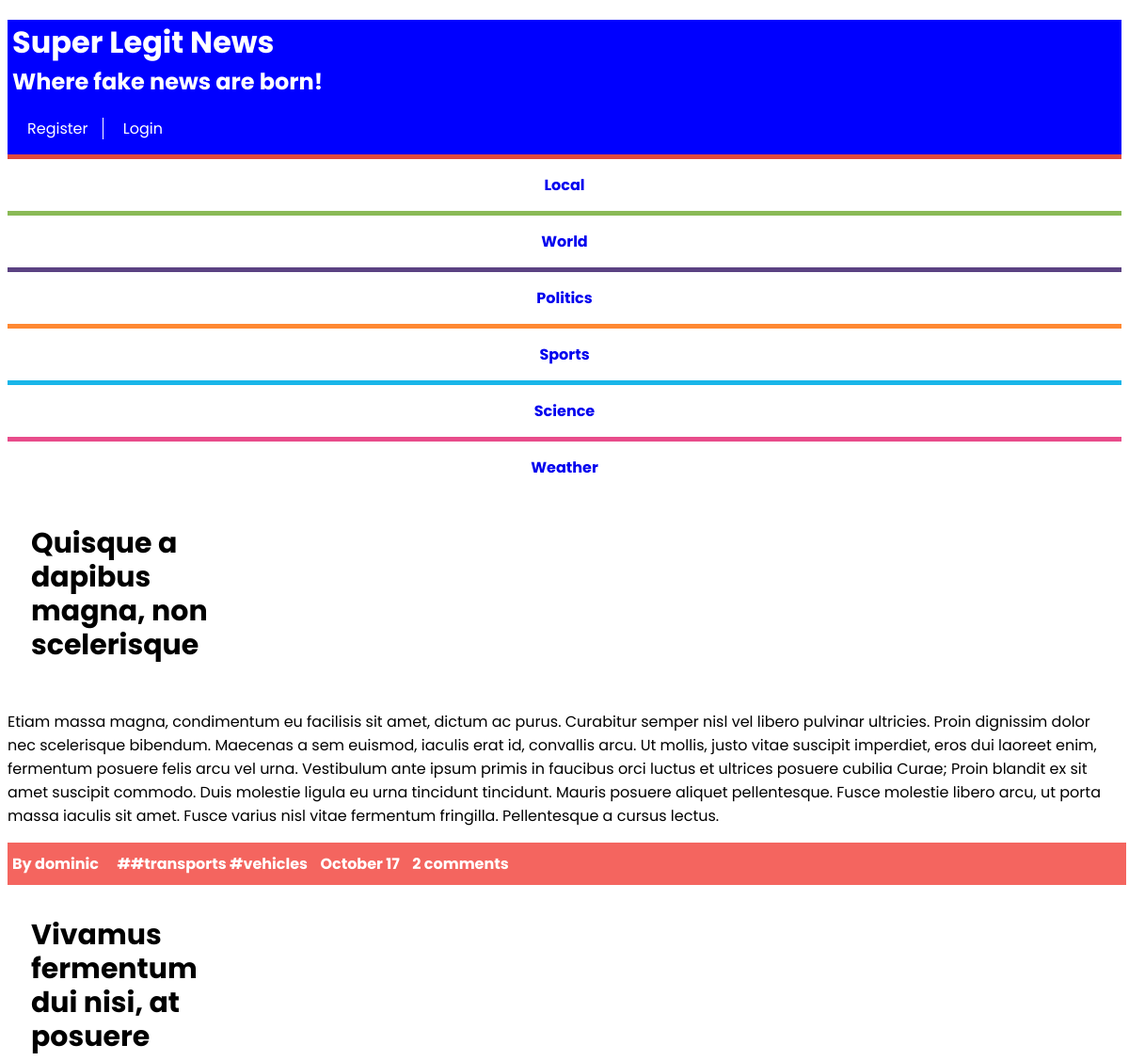
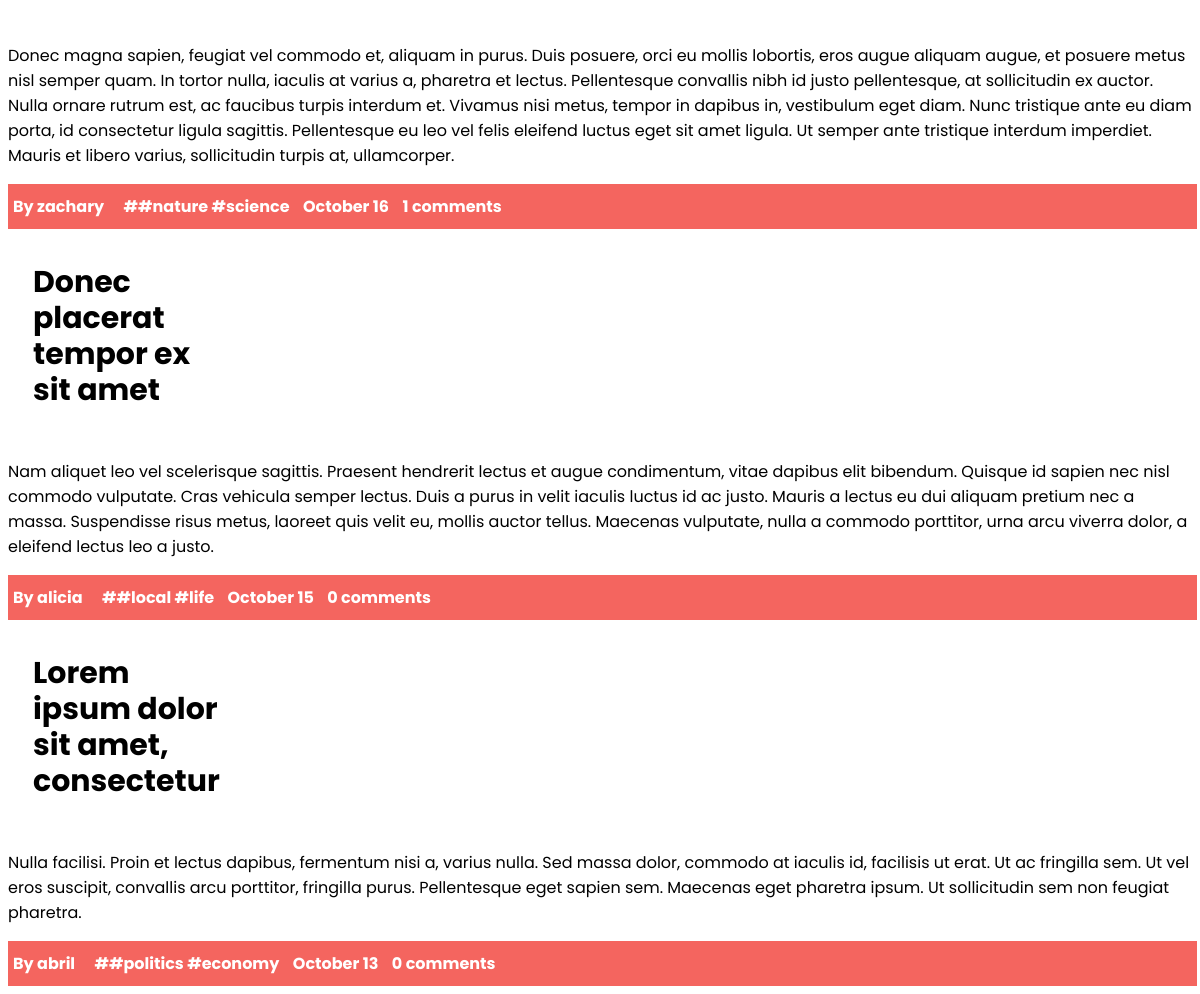
Screenshot of /OLD2/index.php with the database file from the repository (2 pictures, top to bottom).
### tables this page shows
CREATE TABLE news (
  id INTEGER PRIMARY KEY,            -- article id
  title VARCHAR,                     -- title of the article
  published INTEGER,                 -- date when the article was published in epoch format
  tags VARCHAR,                      -- comma separated tags
  username VARCHAR REFERENCES users, -- user that wrote the article
  introduction VARCHAR,              -- a introductory paragraph
  fulltext VARCHAR                   -- the rest of the text
);

### OLD2/index.php (called while the page is built, shortened)
<?php
require_once('./database/connection.php');
require_once('./database/news.php');
require_once('./templates/common.php');
require_once('./templates/news.php');
$db = getDatabaseConnection();
$articles = getAllNews($db);
output_header();
output_article_list($articles);
?>

### OLD2/database/news.php (called while the page is built, shortened)
<?php
function getAllNews($db) {
    try {
        $stmt = $db->query('SELECT news.*, users.*, COUNT(comments.id) AS comments
                           FROM news
                           JOIN users USING (username)
                           LEFT JOIN comments ON comments.news_id = news.id
                           GROUP BY news.id, users.username
                           ORDER BY published DESC');
        return $stmt->fetchAll(PDO::FETCH_ASSOC);
    } catch (PDOException $e) {
        die("Erro ao obter todas as notícias: " . $e->getMessage());
    }
}
?>

### OLD2/templates/news.php (the view, shortened to what this page needs)
<?php
function output_article_list($articles) {
    echo '<section id="news">';
    foreach ($articles as $article) {
        output_article($article);
    }
    echo '</section>';
}
function output_article($article) {
    $date = date('F j', $article['published']);
    $tags = explode(',', $article['tags']);
    echo '<article>
            <header>
              <h1><a href="article.php?id=' . $article['id'] . '">' . $article['title'] . '</a></h1>
            </header>
            <p>' . $article['introduction'] . '</p>
            <footer>
              <span class="author">' . $article['username'] . '</span>
              <span class="tags">' . output_tags($tags) . '</span>
              <span class="date">' . $date . '</span>
              <a class="comments" href="article.php?id=' . $article['id'] . '#comments">' . $article['comments'] . '</a>
            </footer>
          </article>';
}
function output_tags($tags) {
    $tagLinks = array_map(function ($tag) {
        return '<a href="index.php#' . $tag . '">#' . $tag . '</a>';
    }, $tags);
    return implode(' ', $tagLinks);
}
?>

### OLD2/templates/common.php (shortened to what this page needs)
<?php
function output_header() {
    echo '<!DOCTYPE html>
    <html lang="en-US">
      <head>
        <title>Super Legit News</title>
        <meta charset="UTF-8">
        <meta name="viewport" content="width=device-width, initial-scale=1.0">
        <link href="./style/style.css" rel="stylesheet">
        <link href="./style/layout.css" rel="stylesheet">
        <link href="./style/responsive.css" rel="stylesheet">
        <link href="./style/comments.css" rel="stylesheet">
        <link href="./style/forms.css" rel="stylesheet">
      </head>
      <body>
        <header>
          <h1><a href="index.php">Super Legit News</a></h1>
          <h2><a href="index.php">Where fake news are born!</a></h2>
          <div id="signup">';
    if (isset($_SESSION['username'])) {
        echo '<a href="logout.php">Logout</a>';
    } else {
        echo '<a href="register.php">Register</a>
              <a href="login.php">Login</a>';
    }
    echo '</div>
        </header>
        <input type="checkbox" id="hamburger">
        <label class="hamburger" for="hamburger"></label>
        <nav id="menu">
          <ul>
            <li><a href="index.php">Local</a></li>
            <li><a href="index.php">World</a></li>
            <li><a href="index.php">Politics</a></li>
            <li><a href="index.php">Sports</a></li>
            <li><a href="index.php">Science</a></li>
            <li><a href="index.php">Weather</a></li>
          </ul>
        </nav>';
}
?>

### OLD2/style/style.css (style rules this page uses)
body { font-family: Poppins; background-color: white; }
body header { background-color: blue; }
header a { color:white; text-decoration: none; }
header h1 { font-weight: bold; }
#menu li { list-style-type: none; border-top: 5px solid #3498db; background-color: white; text-align: center; font-weight: bold; }
#menu a { text-decoration: none; background-color: white; }
#menu li:nth-child(1) { border-top: 5px solid #E1493E; }
#menu li:nth-child(2) { border-top: 5px solid #8ABA56; }
#menu li:nth-child(3) { border-top: 5px solid #5B4282; }
#menu li:nth-child(4) { border-top: 5px solid #FF8932; }
#menu li:nth-child(5) { border-top: 5px solid #19B6E9; }
#menu li:nth-child(6) { border-top: 5px solid #E84C8B; }
#news footer { background-color: #f4655f; color: white; font-weight: bold; }
#news footer a { text-decoration: none; color: white; }
#news h1 { color: white; font-weight: bold; }
#news header { background-color: transparent; }

### OLD2/style/layout.css (style rules this page uses)
body>header #signup a:first-child { border-right: 1px solid white; }
body>header #signup a { padding: 0 1em; }
body header { padding-bottom: 15px; padding-left: 5px; }
header h1 { margin-bottom: 0; }
header h2 { margin-top: 0; }
#menu ul { padding-left: 0; margin-top: 0; }
#menu li { padding-top: 15px; padding-bottom: 15px; }
#news footer { padding-left: 5px; padding-top: 10px; padding-bottom: 10px; width: 100%; }
#news a { color: #000;; }
#news footer .date { float: none; padding-left: 10px; padding: 10px; }
#news footer .comments:after { content: ' comments'; }
#news footer .author:before { content: "By "; }
#news footer .author:after { margin-left: 1em; }
#news footer .tags:before { content: "#"; margin-left: 1em; }
#news article { position: relative; margin-top: 15px; }
#news h1 { top: 0; left: 0; padding: 20px; padding-top: 5px; font-size: 30px; line-height: 1.2; max-width: 200px; color: black; }

### rows the page displays
news: title "Quisque a dapibus magna, non scelerisque", introduction "Etiam massa magna, condimentum eu facilisis sit amet, dictum ac purus. Curabitur semper nisl vel libero pulvinar ultricies. Proin dignissim dolor nec scelerisque bibendum. Maecenas a sem euismod, iaculis erat id, convallis arcu. Ut mollis, justo vitae suscipit imperdiet, eros dui laoreet enim, fermentum posuere felis arcu vel urna. Vestibulum ante ipsum primis in faucibus orci luctus et ultrices posuere cubilia Curae; Proin blandit ex sit amet suscipit commodo. Duis molestie ligula eu urna tincidunt tincidunt. Mauris posuere aliquet pellentesque. Fusce molestie libero arcu, ut porta massa iaculis sit amet. Fusce varius nisl vitae fermentum fringilla. Pellentesque a cursus lectus.", username "dominic", tag "transports vehicles", published "October 17", comments "2"
news: title "Vivamus fermentum dui nisi, at posuere", introduction "Donec magna sapien, feugiat vel commodo et, aliquam in purus. Duis posuere, orci eu mollis lobortis, eros augue aliquam augue, et posuere metus nisl semper quam. In tortor nulla, iaculis at varius a, pharetra et lectus. Pellentesque convallis nibh id justo pellentesque, at sollicitudin ex auctor. Nulla ornare rutrum est, ac faucibus turpis interdum et. Vivamus nisi metus, tempor in dapibus in, vestibulum eget diam. Nunc tristique ante eu diam porta, id consectetur ligula sagittis. Pellentesque eu leo vel felis eleifend luctus eget sit amet ligula. Ut semper ante tristique interdum imperdiet. Mauris et libero varius, sollicitudin turpis at, ullamcorper.", username "zachary", tag "nature science", published "October 16", comments "1"
news: title "Donec placerat tempor ex sit amet", introduction "Nam aliquet leo vel scelerisque sagittis. Praesent hendrerit lectus et augue condimentum, vitae dapibus elit bibendum. Quisque id sapien nec nisl commodo vulputate. Cras vehicula semper lectus. Duis a purus in velit iaculis luctus id ac justo. Mauris a lectus eu dui aliquam pretium nec a massa. Suspendisse risus metus, laoreet quis velit eu, mollis auctor tellus. Maecenas vulputate, nulla a commodo porttitor, urna arcu viverra dolor, a eleifend lectus leo a justo.", username "alicia", tag "local life", published "October 15", comments "0"
news: title "Lorem ipsum dolor sit amet, consectetur", introduction "Nulla facilisi. Proin et lectus dapibus, fermentum nisi a, varius nulla. Sed massa dolor, commodo at iaculis id, facilisis ut erat. Ut ac fringilla sem. Ut vel eros suscipit, convallis arcu porttitor, fringilla purus. Pellentesque eget sapien sem. Maecenas eget pharetra ipsum. Ut sollicitudin sem non feugiat pharetra.", username "abril", tag "politics economy", published "October 13", comments "0"
